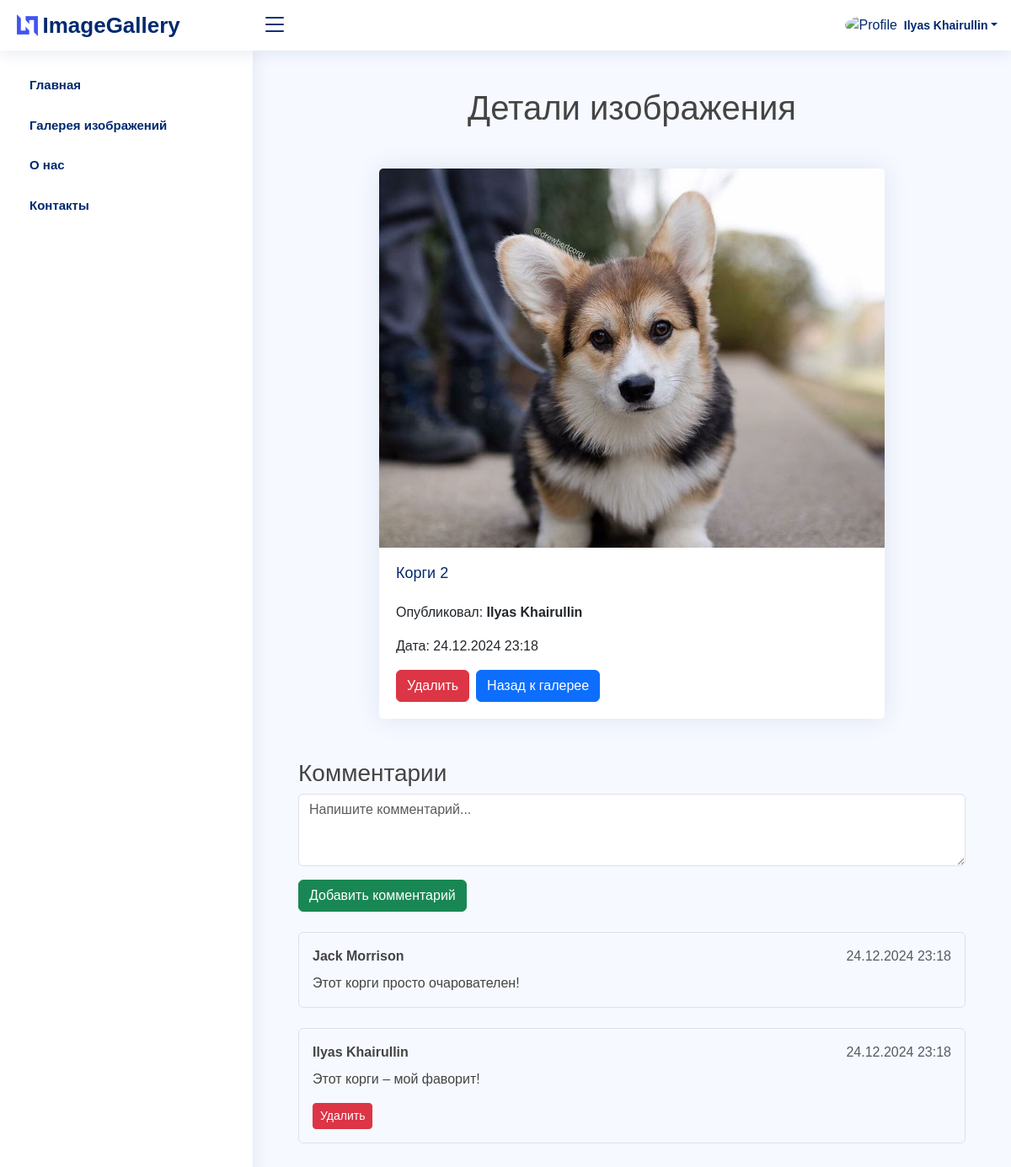
Page /view_image?id=2 (signed in) on the committed database.
### tables this page shows
CREATE TABLE images (
  id INTEGER PRIMARY KEY AUTOINCREMENT,
  user_id INTEGER NOT NULL,
  filename TEXT NOT NULL,
  description TEXT,
  created_at DATETIME DEFAULT CURRENT_TIMESTAMP,

  FOREIGN KEY (user_id) REFERENCES users (id)
);

### app/bootstrap.php (called while the page is built, shortened)
<?php
    require_once 'core/model.php';
    Route::start();

### public/index.php (called while the page is built, shortened)
<?php
    require_once '../app/bootstrap.php';

### app/core/model.php (called while the page is built, shortened)
<?php
    class Model
    {
        public function __construct() {
            try {
                $this->db = new PDO(DATABASE);
            } catch (PDOException $e) {
                die('Connection failed: ' . $e->getMessage());
            }
        }
    }

### app/models/model_gallery.php (called while the page is built, shortened)
<?php
class Model_Gallery extends Model
{
    public function checkCommentsTableExists()
    {
        $checkTable = $this->db->query("SELECT name FROM sqlite_master WHERE type='table' AND name='comments';");
        if ($checkTable->fetchColumn() === false) {
            return false;
        } else {
            return true;
        }
    }
    public function getImageById($id)
    {
        $commentsTableExists = $this->checkCommentsTableExists();
        $query = "
            SELECT
                images.*,
                users.name AS uploader_name
        ";
        if ($commentsTableExists) {
            $query .= ",
                comments.id AS comment_id,
                comments.comment,
                comments.created_at AS comment_created_at,
                users_comments.name AS commenter_name
            ";
        }
        $query .= "
            FROM images
            INNER JOIN users ON images.user_id = users.id
        ";
        if ($commentsTableExists) {
            $query .= "
                LEFT JOIN comments ON comments.image_id = images.id
                LEFT JOIN users AS users_comments ON comments.user_id = users_comments.id
            ";
        }
        $query .= " WHERE images.id = :id";
        $stmt = $this->db->prepare($query);
        $stmt->bindParam(':id', $id, PDO::PARAM_INT);
        $stmt->execute();
        return $stmt->fetchAll(PDO::FETCH_ASSOC);
    }
}

### app/views/image_details_view.php (the view, shortened to what this page needs)
<div class="container mt-4">
    <h1 class="text-center mb-5">Детали изображения</h1>
    <div class="card mx-auto" style="max-width: 600px;">
        <?php if (file_exists(UPLOAD_DIR . htmlspecialchars($data['filename']))): ?>
            <img src="<?= UPLOAD_DIR . htmlspecialchars($data['filename']); ?>" class="card-img-top" alt="Изображение">
        <?php else: ?>
            <p class="text-center mt-3 mb-0 text-danger fw-bold">Нет изображения</p>
        <?php endif; ?>
        <div class="card-body">
            <h5 class="card-title pt-0"><?= htmlspecialchars($data['description'] ?: 'Нет описания'); ?></h5>
            <p class="card-text">Опубликовал: <b><?= htmlspecialchars($data['uploader_name']); ?></b></p>
            <p class="card-text">Дата: <?= htmlspecialchars(date('d.m.Y H:i', strtotime($data['created_at']))); ?></p>
            <div class="d-flex gap-2">
                <?php if (isset($_SESSION['user']['id']) && $_SESSION['user']['id'] == $data['user_id']): ?>
                    <form method="POST" action="/delete_image" onsubmit="return confirm('Вы уверены, что хотите удалить это изображение?');">
                        <button type="submit" class="btn btn-danger">Удалить</button>
                    </form>
                <?php endif; ?>
                <a href="/gallery" class="btn btn-primary">Назад к галерее</a>
            </div>
        </div>
    </div>
    <?php if ($commentsTableExists): ?>
        <div class="mt-5 mb-5">
            <h3>Комментарии</h3>
            <?php if (isset($_SESSION['user'])): ?>
                <form method="POST" action="/add_comment">
                    <div class="mb-3">
                        <textarea name="comment" class="form-control" placeholder="Напишите комментарий..." rows="3" required></textarea>
                    </div>
                    <button type="submit" class="btn btn-success">Добавить комментарий</button>
                </form>
            <?php endif; ?>
            <div class="comments-section mt-4">
                <?php if (!empty($comments)): ?>
                    <?php foreach ($comments as $comment): ?>
                        <div class="comment-block mb-4 p-3 border rounded">
                            <div class="comment-header d-flex justify-content-between">
                                <span><b><?= htmlspecialchars($comment['commenter_name']); ?></b></span>
                                <span class="text-muted"><?= htmlspecialchars(date('d.m.Y H:i', strtotime($comment['created_at']))); ?></span>
                            </div>
                            <div class="comment-body mt-2">
                                <p class="mb-0"><?= nl2br(htmlspecialchars($comment['comment'])); ?></p>
                            </div>
                            <?php if (isset($_SESSION['user']['id']) && $_SESSION['user']['name'] == $comment['commenter_name']): ?>
                                <form method="POST" action="/delete_comment" class="d-inline mt" onsubmit="return confirm('Вы уверены, что хотите удалить этот комментарий?');">
                                    <button type="submit" class="btn btn-danger btn-sm mt-3">Удалить</button>
                                </form>
                            <?php endif; ?>
                        </div>
                    <?php endforeach; ?>
                <?php else: ?>
                    <p class="text-center">Нет доступных комментариев</p>
                <?php endif; ?>
            </div>
        </div>
    <?php else: ?>
        <div class="alert alert-info mt-4">
            Ошибка сервера! Комментарии недоступны!
        </div>
    <?php endif; ?>
</div>

### public/assets/css/style.css (style rules this page uses)
:root { scroll-behavior: smooth; }
body { font-family: "Montserrat", sans-serif; background: #f6f9ff; color: #444444; }
a { color: #4154f1; text-decoration: none; }
h1, h2, h3, h4, h5, h6 { font-family: "Montserrat", sans-serif; }
.card-img-top { width: 100%; aspect-ratio: 4 / 3; object-fit: cover; }
.card { margin-bottom: 30px; border: none; border-radius: 5px; box-shadow: 0px 0 30px rgba(1, 41, 112, 0.1); }
.card-title { padding: 20px 0 15px 0; font-size: 18px; font-weight: 500; color: #012970; font-family: "Montserrat", sans-serif; }
.card-body { padding: 20px 20px 20px 20px; }

### rows in the picture
images: filename (picture), description "Корги 2", created_at "24.12.2024 23:18", commenter_name "Jack Morrison", comment "Этот корги просто очарователен!", commenter_name "Ilyas Khairullin", comment "Этот корги – мой фаворит!"

### other values in the picture
$user['name'] "Ilyas Khairullin"
$data['uploader_name'] "Ilyas Khairullin"
